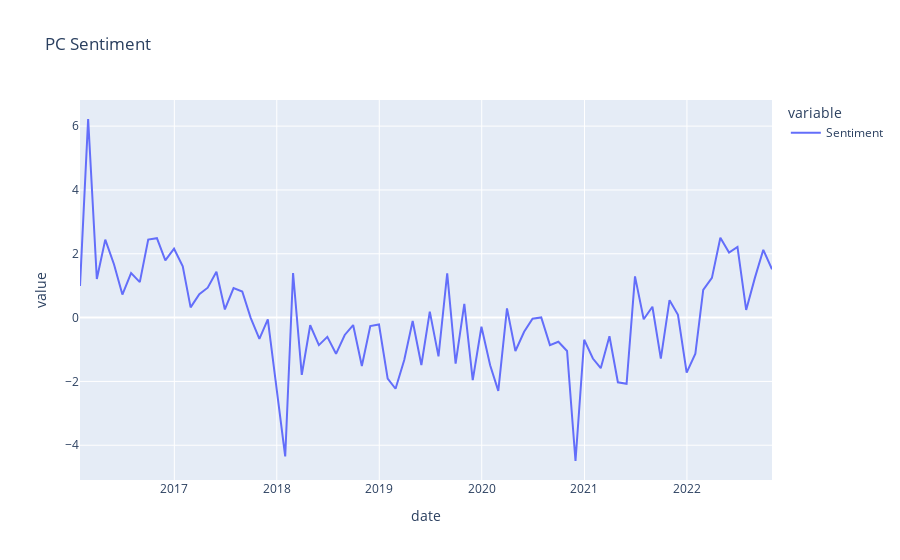

The cell this chart's notebook holds for it:
### Code cell
import plotly.express as px
df_final.to_csv("export.csv")
df_final['Sentiment'] = df_final['Sentiment']*(-1)
fig = px.line(df_final, x=df_final.index, y=["Sentiment"], title='PC Sentiment')
fig.show()
